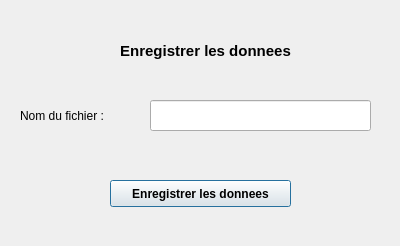
<?xml version="1.0" encoding="UTF-8"?>
<ui version="4.0">
 <class>EnregistrerDonneeInterfaceClass</class>
 <widget class="QDialog" name="EnregistrerDonneeInterfaceClass">
  <property name="geometry">
   <rect>
    <x>0</x>
    <y>0</y>
    <width>400</width>
    <height>246</height>
   </rect>
  </property>
  <property name="windowTitle">
   <string>EnregistrerDonneeInterface</string>
  </property>
  <widget class="QPushButton" name="pushButton_saveDonnee">
   <property name="geometry">
    <rect>
     <x>110</x>
     <y>180</y>
     <width>181</width>
     <height>27</height>
    </rect>
   </property>
   <property name="font">
    <font>
     <weight>75</weight>
     <bold>true</bold>
    </font>
   </property>
   <property name="text">
    <string>Enregistrer les donnees</string>
   </property>
  </widget>
  <widget class="QLineEdit" name="lineEdit_nom">
   <property name="geometry">
    <rect>
     <x>150</x>
     <y>100</y>
     <width>221</width>
     <height>31</height>
    </rect>
   </property>
  </widget>
  <widget class="QLabel" name="label_nom">
   <property name="geometry">
    <rect>
     <x>20</x>
     <y>100</y>
     <width>111</width>
     <height>31</height>
    </rect>
   </property>
   <property name="text">
    <string>Nom du fichier :</string>
   </property>
  </widget>
  <widget class="QLabel" name="label_titre">
   <property name="geometry">
    <rect>
     <x>70</x>
     <y>30</y>
     <width>271</width>
     <height>41</height>
    </rect>
   </property>
   <property name="font">
    <font>
     <pointsize>11</pointsize>
     <weight>75</weight>
     <bold>true</bold>
    </font>
   </property>
   <property name="text">
    <string>Enregistrer les donnees</string>
   </property>
   <property name="alignment">
    <set>Qt::AlignCenter</set>
   </property>
  </widget>
 </widget>
 <layoutdefault spacing="6" margin="11"/>
 <resources/>
 <connections/>
</ui>
